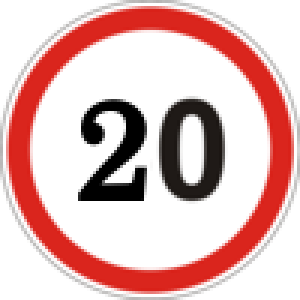
#> input picture Meta/0.png, 100 x 100 px (shown 3 times larger); its folder holds 4 pictures in this run
$ jupyter execute --allow-errors data_preprocessing.ipynb   (shell and % lines are left out)
#> lines starting #> are read from the running program, lines starting #| are printed output that depends on the picture; pictures that were not available may be replaced by others from this repository, and a replacement may not be noted
#> further down, img is the input picture: shape (100, 100, 4) float32; mean R, G, B, A 0.681, 0.532, 0.525, 0.789
[cell 1]
import os
import cv2
import csv
import numpy as np
from time import time
import matplotlib.pyplot as plt
import pandas as pd
import pickle

[cell 2]
dir = '.'

plt.figure(figsize=(10, 10))
#> (the rest of this cell did not finish here and is left out)

[cell 3]
def preprocess(image, out_side):
    height, width = image.shape[:2]
    scale = out_side / max(height, width)
    dx = (out_side - scale * width) / 2
    dy = (out_side - scale * height) / 2
    trans = np.array([[scale, 0, dx], [0, scale, dy]], dtype=np.float32)
    image = cv2.warpAffine(image, trans, (out_side, out_side), flags=cv2.INTER_AREA)
    image = cv2.resize(image, (out_side, out_side))
    return image

def mixing(images, labels):
    images = np.array(images)
    labels = np.array(labels)
    s = np.arange(images.shape[0])
    np.random.seed(43)
    np.random.shuffle(s)
    images=images[s]
    labels=labels[s]
    return images, labels

def load_train(path, out_side):
    images = []
    labels = []
    for folder in os.listdir(os.path.join(path, 'Train')):
        cur_path = os.path.join(path, 'Train/', folder)
        if cur_path == './Train/.DS_Store':
          continue
        for file_name in os.listdir(cur_path):
            image = cv2.imread(os.path.join(cur_path, file_name))
            images.append(preprocess(image, out_side))
            labels.append(int(folder))

    return mixing(images, labels)

def load_test(path, out_side):
    images = []
    labels = []
    with open(os.path.join(path, 'Test.csv'), 'r') as f:
        reader = csv.reader(f)
        for rows in reader:
            name = rows[7]
            if (name == 'Path'):
                continue
            image = cv2.imread(os.path.join(path, rows[7]))
            images.append(preprocess(image, out_side))
            labels.append(int(rows[6]))

    return mixing(images, labels)

[cell 4]
start = time()

#> (the rest of this cell did not finish here and is left out)

#> in load_train, `image = cv2.imread(os.path.join(cur_path, file_name))`:
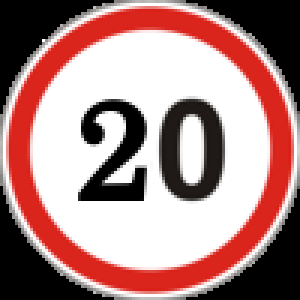
#> image: shape (100, 100, 3) (shown 3 times larger); mean B, G, R 133.8, 135.7, 173.7
#> in preprocess, `image = cv2.warpAffine(image, trans, (out_side, out_side), flags=cv2.I..`:
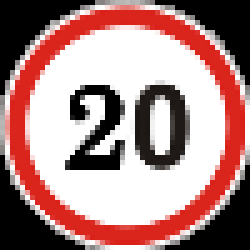
#> image: shape (50, 50, 3) (shown 5 times larger); mean of channels 0, 1, 2 133.6, 135.4, 173.4; drawn as B, G, R
test_images, test_labels = load_test(dir + "/", 50)
shape = train_images[0].shape
print(shape)

train_images = train_images.astype('float32') / 255.
test_images = test_images.astype('float32') / 255.

train_labels = utils.to_categorical(train_labels, 43)
test_labels = utils.to_categorical(test_labels, 43)

print('Loading: ', time() - start)

[cell 5]
data_dic = {}
for folder in os.listdir(dir + '/Train'):
  if folder == '.DS_Store':
    continue
  data_dic[folder] = len(os.listdir(dir + '/Train/' + folder))

data_df= pd.Series(data_dic)
plt.figure(figsize = (15, 6))
data_df.sort_values().plot(kind = 'bar')
plt.xlabel('Classes')
plt.ylabel('Number of images')
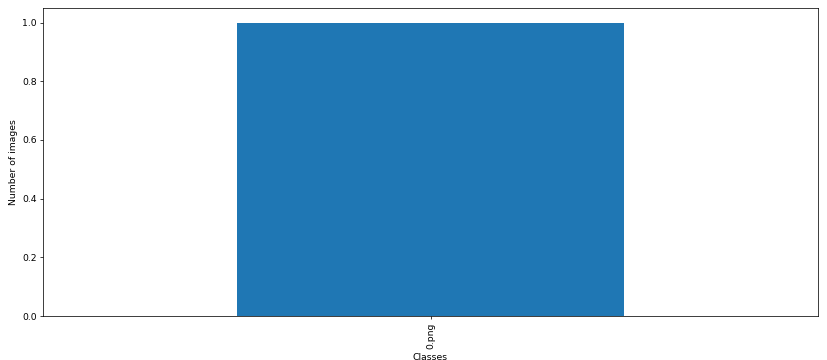
#> figure drawn by matplotlib, 1 panel
